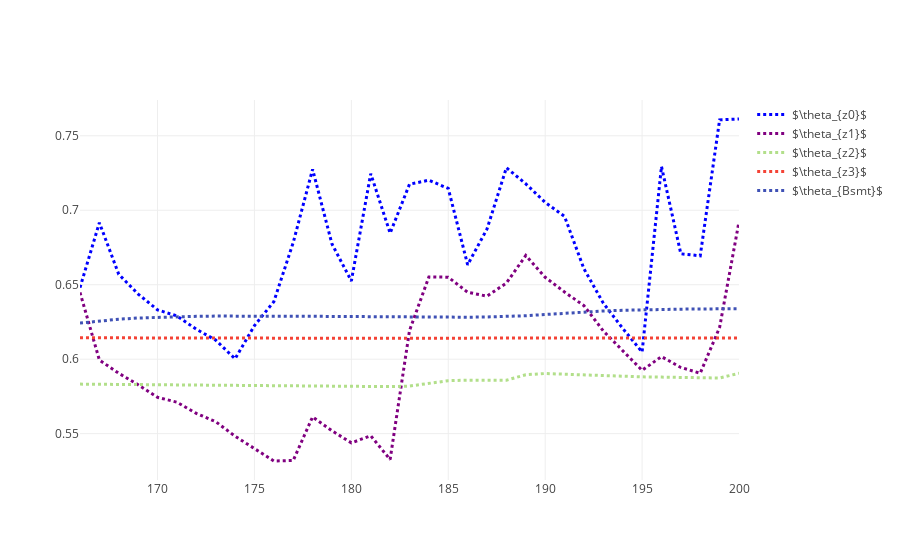

The notebook cell saved with this chart:
### Markdown cell above
## Saturation extent

### Code cell
props = ['z0_thetaPropSat', 'z1_thetaPropSat', 'z2_thetaPropSat', 'z3_thetaPropSat', 'Bsmt_thetaPropSat']
names_p = [r'$\theta_{z0}$', r'$\theta_{z1}$', r'$\theta_{z2}$', r'$\theta_{z3}$', r'$\theta_{Bsmt}$']

data_p = []
for i in range(len(props)):  # Append simulated components
    filename = "resW_" + props[i] + ".tss"
    sim_pd = pd.read_table(sim_path + folder + back + filename, 
                            skiprows=4, delim_whitespace=True,
                            names=['Jdays', 'sim'],
                            header=None)
    
    sim = sim_pd.sim.tolist()
    trace = go.Scatter(
        x = x,
        y = sim,
        mode = 'lines',
        name = names_p[i],
        line = dict(
            color = palette[i],
            width = 3,
            dash = 'dot')
    )
    data_p.append(trace)

figname = "ThetaProp.png"
%matplotlib inline
import plotlycred

online = False
if online:
    # fig = py.iplot(data) 
    fig = go.Figure(data=data_p)
    py.image.save_as(fig, filename=figname)
    # py.plot(fig, filename=figname) # Opens in web
else:
    fig = go.Figure(data=data_p)
    iplot(fig)

### Figure 1 — Plotly figure (JSON) as saved in the notebook; plotly's stock layout.template omitted (floating-point values rounded to 4 significant figures; data arrays with more than 128 entries replaced by an {"elided": "..."} marker saying what was removed)
{"data": [{"line": {"color": "blue", "dash": "dot", "width": 3}, "mode": "lines", "name": "$\\theta_{z0}$", "type": "scatter", "x": {"elided": "135 int values"}, "y": [0.648, 0.6916, 0.657, 0.6437, 0.6331, 0.629, 0.6201, 0.6128, 0.6002, 0.6225, 0.6386, 0.6783, 0.7275, 0.6773, 0.6525, 0.7246, 0.6846, 0.7175, 0.7202, 0.7146, 0.6634, 0.6874, 0.7285, 0.7178, 0.7053, 0.6958, 0.6607, 0.6376, 0.6207, 0.6048, 0.7294, 0.6708, 0.6694, 0.7607, 0.7613]}, {"line": {"color": "purple", "dash": "dot", "width": 3}, "mode": "lines", "name": "$\\theta_{z1}$", "type": "scatter", "x": {"elided": "135 int values"}, "y": [0.6448, 0.5994, 0.5905, 0.5828, 0.5744, 0.5711, 0.5636, 0.5581, 0.5483, 0.54, 0.5316, 0.532, 0.5612, 0.552, 0.5438, 0.5486, 0.5326, 0.6192, 0.6552, 0.655, 0.645, 0.6423, 0.6511, 0.6696, 0.655, 0.6451, 0.6359, 0.6189, 0.6058, 0.5925, 0.6017, 0.5944, 0.5906, 0.6213, 0.6923]}, {"line": {"color": "rgb(178,223,138)", "dash": "dot", "width": 3}, "mode": "lines", "name": "$\\theta_{z2}$", "type": "scatter", "x": {"elided": "135 int values"}, "y": [0.5833, 0.5832, 0.583, 0.5829, 0.5828, 0.5828, 0.5827, 0.5826, 0.5825, 0.5824, 0.5823, 0.5823, 0.5822, 0.582, 0.5818, 0.5817, 0.5816, 0.582, 0.5836, 0.5855, 0.5859, 0.5857, 0.5859, 0.5896, 0.5904, 0.5899, 0.5894, 0.5889, 0.5885, 0.5881, 0.588, 0.5877, 0.5875, 0.5874, 0.5905]}, {"line": {"color": "#F44336", "dash": "dot", "width": 3}, "mode": "lines", "name": "$\\theta_{z3}$", "type": "scatter", "x": {"elided": "135 int values"}, "y": [0.6144, 0.6143, 0.6143, 0.6142, 0.6142, 0.6142, 0.6142, 0.6141, 0.6141, 0.6141, 0.6141, 0.6141, 0.6141, 0.6141, 0.6141, 0.6141, 0.6141, 0.6141, 0.6141, 0.6141, 0.6141, 0.6141, 0.6142, 0.6142, 0.6142, 0.6143, 0.6143, 0.6142, 0.6142, 0.6142, 0.6142, 0.6142, 0.6142, 0.6142, 0.6142]}, {"line": {"color": "#3F51B5", "dash": "dot", "width": 3}, "mode": "lines", "name": "$\\theta_{Bsmt}$", "type": "scatter", "x": {"elided": "135 int values"}, "y": [0.6242, 0.6257, 0.6268, 0.6276, 0.6282, 0.6286, 0.6288, 0.6289, 0.629, 0.629, 0.629, 0.6289, 0.6288, 0.6287, 0.6286, 0.6284, 0.6283, 0.6282, 0.628, 0.628, 0.6282, 0.6284, 0.6286, 0.6292, 0.63, 0.6309, 0.6317, 0.6323, 0.6328, 0.6332, 0.6334, 0.6336, 0.6337, 0.6337, 0.6339]}], "layout": {}}
